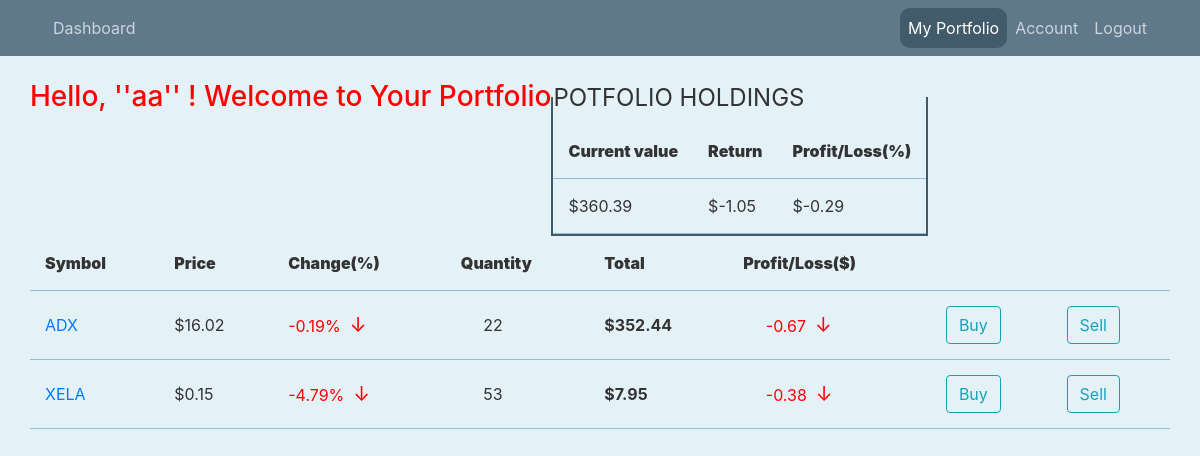
Before: /portfolio (signed in) with the older database file.
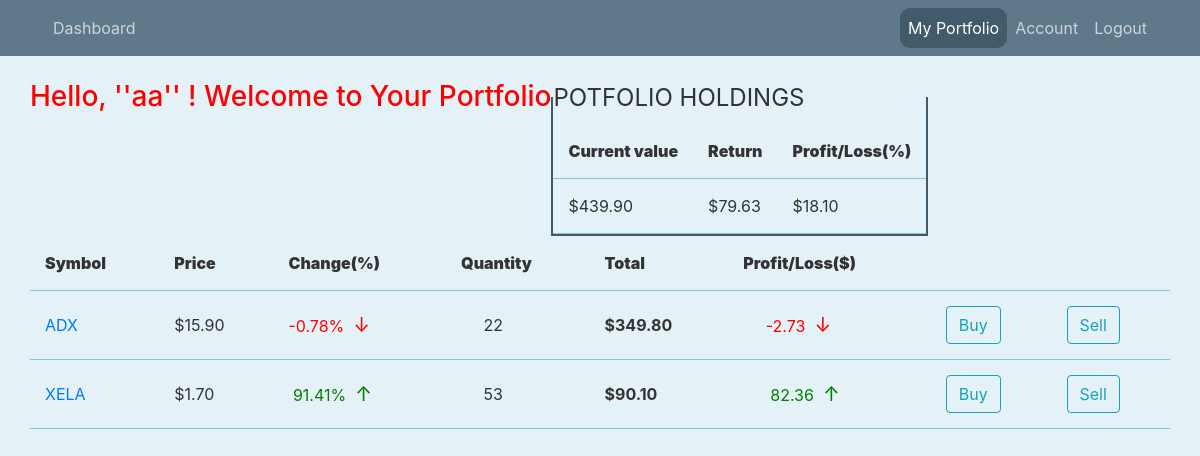
After: the same page with the newer database file.
### stockchart/models.py (models this page shows, shortened)
class User(db.Model,UserMixin):
    id = db.Column(db.Integer,primary_key=True)
    firstname = db.Column(db.String(20),unique=False,nullable=False)
    lastname = db.Column(db.String(20),unique=False,nullable=True)
    username = db.Column(db.String(20),unique=True,nullable=False)
    email = db.Column(db.String(120),unique=True,nullable=False)
    image_file = db.Column(db.String(20),nullable=False,default='default.jpg')
    password = db.Column(db.String(60),nullable = False)
    stocks = db.Column(db.String,nullable=False,default='.')

class Stock(db.Model):
    id = db.Column(db.Integer,primary_key=True,autoincrement=True)
    symbol = db.Column(db.String(10),nullable=False)
    price = db.Column(db.String(100),nullable=False)
    percent_change = db.Column(db.Text,nullable = False)
    name = db.Column(db.Text,nullable = False)
    change = db.Column(db.Text,nullable = False)

### stockchart/routes.py (the view)
@login_required
@app.route("/portfolio",methods=['GET'])
def portfolio():
    if current_user.is_authenticated:
        user_stocks = []
        if(current_user.stocks != '.'):
            user_stocks = list(int(i) for i in current_user.stocks[1:-1].split('.'))
        stocks = []
        stock_ids = set(user_stocks)
        for stock_id in stock_ids:
            map = {}
            stock = Stock.query.get_or_404(stock_id)
            map['symbol'] = stock.symbol
            map['price'] = stock.price
            map['percent_change'] = stock.percent_change
            map['count'] = user_stocks.count(stock_id)
            map['id'] = stock_id
            total = "{:.2f}".format(float(stock.price)*user_stocks.count(stock_id))
            map['total']=total
            pro_loss = format(float(total)*(float(stock.percent_change)/100),'.2f')
            map['pro_loss'] = pro_loss
            stocks.append(map)
        current_value = 0
        return_value = 0
        for map in stocks:
            current_value += float(map['total'])
            return_value += float(map['pro_loss'])
        return_percent = format((return_value/current_value)*100,'.2f')
        current_value = format(current_value,'.2f')
        return_value = format(return_value,'.2f')
        no_of_stocks = len(stocks)
        return render_template('portfolio.html',stocks=stocks,no_of_stocks=no_of_stocks,current_value=current_value,return_value=return_value,return_percent=return_percent)
    else:
        return redirect(url_for('login'))

### stockchart/models.py (called while the page is built)
@login_manager.user_loader
def load_user(user_id):
    return User.query.get(int(user_id))

### stockchart/templates/portfolio.html (shortened to what this page needs)
{% extends 'layout.html' %}
{% block content %}
        <marquee><h3 style="color: red;"> Hello, ''{{ current_user.username }}'' ! Welcome to Your Portfolio</h3></marquee>
        <form>
          <fieldset class="portfolio-value">
            <legend style="text-transform:uppercase;fonr-size:1.6em">Potfolio Holdings</legend>
           <div>
            <table style="width: 100%;">
              <thead style="height: 50px;">
                <th><b>Current value</b></th>
                <th><b>Return</b></th>
                <th><b>Profit/Loss(%)</b></th>
              </thead>
              <tr>
              <td>${{ current_value}}</td>
              <td>${{ return_value}}</td>
              <td>${{ return_percent}}</td>
              </tr>
            </table>
           </div>
          </fieldset>
        </form>
        <table style="width: 100%;">
          <thead style="height: 50px;">
            <th><b>Symbol</b></th>
            <th><b>Price</b></th>
            <th><b>Change(%)</b></th>
            <th><b>Quantity</b></th>
            <th><b>Total</b></th>
            <th><b>Profit/Loss($)</b></th>
          </thead>
          {%for stock in stocks%}
          <tr>
          <td><a href="{{url_for('stock',stock_id=stock.id)}}">{{ stock.symbol }}</a></td>
          <td>${{ stock.price }}</td>
          {%if stock.percent_change[0] != '-'%}
          <td class="profit">&nbsp;{{ stock.percent_change }}%&nbsp;&nbsp;<span>&#8593;</span></td>
          {%else%}
          <td class="loss">{{ stock.percent_change }}%&nbsp;&nbsp;<span>&#8595;</span></td>
          {%endif%}
          <td>&nbsp;&nbsp;&nbsp;&nbsp;&nbsp;{{ stock.count }}</td>
          <td><b>${{  stock.total }}</b></td>
          {%if stock.percent_change[0] != '-'%}
          <td class="profit">&nbsp;&nbsp;&nbsp;&nbsp;&nbsp;&nbsp;{{ stock.pro_loss }}&nbsp;&nbsp;<span>&#8593;</span></td>
          {%else%}
          <td class="loss">&nbsp;&nbsp;&nbsp;&nbsp;&nbsp;{{ stock.pro_loss }}&nbsp;&nbsp;<span>&#8595;</span></td>
          {%endif%}
          {%if current_user.is_authenticated%}
          <td><a href="{{url_for('buy_stock',stock_id=stock.id)}}"><button class='btn btn-outline-info'>Buy</button></a></td>
          <td><a href="{{url_for('sell_stock',stock_id=stock.id)}}"><button class='btn btn-outline-info'>Sell</button></a></td>
          {%endif%}
          </tr>
          {%endfor%}
        </table>
{% endblock content %}

### stockchart/templates/layout.html (shortened to what this page needs)
<!DOCTYPE html>
<html>
<head>
    <link rel="stylesheet" href="https://cdn.jsdelivr.net/npm/bootstrap@4.3.1/dist/css/bootstrap.min.css">
    <link rel="stylesheet" type="text/css" href="{{url_for('static',filename='main.css') }}">
</head>
<body >
    <header class="site-header">
        <nav class="navbar navbar-expand-md navbar-dark bg-steel fixed-top">
          <div class="container">
            <div class="collapse navbar-collapse" id="navbarToggle">
              <div class="navbar-nav mr-auto">
                <a class="nav-item nav-link" id="nv" href="{{url_for('dashboard')}}"  >Dashboard</a>
              </div>
              <div class="navbar-nav">
                {%if current_user.is_authenticated%}
                <a class="nav-item nav-link" id="nv" href="{{url_for('portfolio')}}">My Portfolio</a>
                <a class="nav-item nav-link" id="nv" href="{{url_for('account')}}">Account</a>
                <a class="nav-item nav-link" id="nv" href="{{url_for('logout')}}">Logout</a>
                {%else%}
                <a class="nav-item nav-link" id="nv" href="{{url_for('login')}}">Login</a>
                <a class="nav-item nav-link " href="{{url_for('register')}}">Register</a>
                {%endif%}
              </div>
            </div>
          </div>
        </nav>
      </header>
      <main role="main" class="container">
        <div class="row">
            {% block content %}{% endblock %}
      </main>
</body>
</html>

### stockchart/static/main.css (style rules this page uses)
body { background: rgb(228, 242, 248); color: #333333; margin-top: 5rem; }
h1, h2, h3, h4, h5, h6 { color: #444444; }
.bg-steel { background-color: #5f788a; }
.site-header .navbar-nav .nav-link { color: #cbd5db; }
.profit { color: green; }
.loss { color: red; }
tr { border-bottom: 0.5px solid rgb(141, 193, 212); }
th { padding: 15px; }
td { padding: 15px; }
span { font-size: 20px; }
a:is(:link, :active, :visited).active { background-color: rgb(65, 91, 107); border-radius: 10px; }
.portfolio-value { border: 2px solid rgb(65, 91, 107); width: 100%; }

Changed rows visible on the page:
changed Stock "ADX": price "16.02" → "15.90"; percent_change "-0.19" → "-0.78"; total "352.44" → "349.80"; pro_loss "-0.67" → "-2.73"
changed Stock "XELA": price "0.15" → "1.70"; total "7.95" → "90.10"; percent_change "-4.79" → "91.41"; pro_loss "-0.38" → "82.36"; percent_change "↓ ↓" → "↑ ↑"
Other visible differences:
{{ current_value }}: "360.39" → "439.90"
{{ return_value }}: "-1.05" → "79.63"
{{ return_percent }}: "-0.29" → "18.10"
